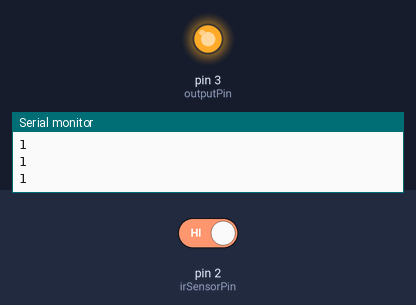
This sketch was run on a simulated Arduino Uno, built with avr-gcc and run on an emulated ATmega328P. Parts: output pins drawn as LEDs (lit = HIGH), the last lines printed to the serial monitor. The test bench sets the inputs (shaded band); at power-on: pin 2 (irSensorPin) HIGH.

Above: at 4.8 s.
4.9 s: pin 2 (irSensorPin) driven LOW
At 6.5 s:
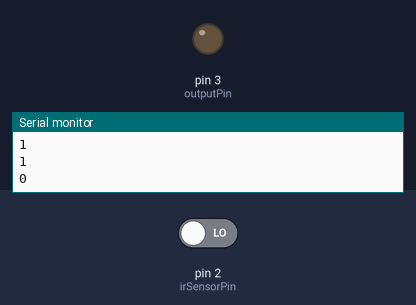
7.6 s: pin 2 (irSensorPin) driven HIGH
At 9.3 s:
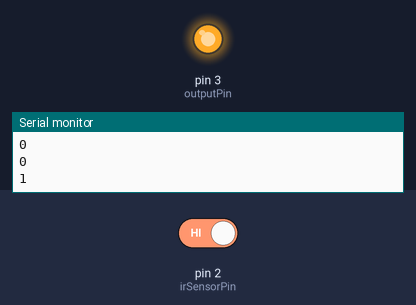
Timing chart, 0 to 10.8 s (numbered marks = the images above; inputs shaded):
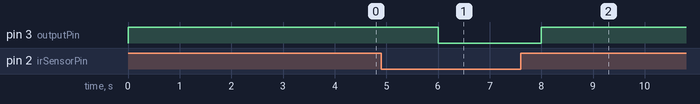

The sketch:

ir_with_arduino.ino
```cpp
int irSensorPin = 2;

int outputPin = 3;

void setup() {
  Serial.begin(9600);

  pinMode(irSensorPin, INPUT);

  pinMode(outputPin, OUTPUT);
}

void loop() {

  int irSensorValue = digitalRead(irSensorPin);

  Serial.println(irSensorValue);

  if (irSensorValue == 0) {
    digitalWrite(outputPin, LOW);
    delay(1000);

  } else {
    digitalWrite(outputPin, HIGH);
    delay(2000);

  }
}
```

Measured:
- after the input at 4.9 s, pin 3 (outputPin): HIGH → LOW after 1.1 s
- after the input at 7.6 s, pin 3 (outputPin): LOW → HIGH after 0.40 s
